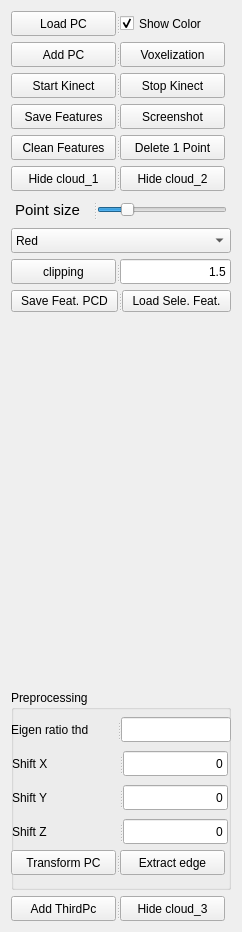
       <widget class="QWidget" name="tab_3">
        <attribute name="title">
         <string>Pt Cloud</string>
        </attribute>
        <layout class="QGridLayout" name="gridLayout_3">
         <item row="12" column="0">
          <widget class="QSplitter" name="splitter_54">
           <property name="orientation">
            <enum>Qt::Horizontal</enum>
           </property>
           <widget class="QPushButton" name="addThirdPc">
            <property name="minimumSize">
             <size>
              <width>105</width>
              <height>25</height>
             </size>
            </property>
            <property name="maximumSize">
             <size>
              <width>105</width>
              <height>25</height>
             </size>
            </property>
            <property name="text">
             <string>Add ThirdPc</string>
            </property>
           </widget>
           <widget class="QPushButton" name="showCloud_3">
            <property name="sizePolicy">
             <sizepolicy hsizetype="Minimum" vsizetype="Minimum">
              <horstretch>0</horstretch>
              <verstretch>0</verstretch>
             </sizepolicy>
            </property>
            <property name="minimumSize">
             <size>
              <width>105</width>
              <height>25</height>
             </size>
            </property>
            <property name="maximumSize">
             <size>
              <width>105</width>
              <height>25</height>
             </size>
            </property>
            <property name="text">
             <string>Hide cloud_3</string>
            </property>
           </widget>
          </widget>
         </item>
         <item row="1" column="0">
          <widget class="QSplitter" name="splitter_3">
           <property name="orientation">
            <enum>Qt::Horizontal</enum>
           </property>
           <widget class="QPushButton" name="add_PC">
            <property name="sizePolicy">
             <sizepolicy hsizetype="Minimum" vsizetype="Minimum">
              <horstretch>0</horstretch>
              <verstretch>0</verstretch>
             </sizepolicy>
            </property>
            <property name="minimumSize">
             <size>
              <width>105</width>
              <height>25</height>
             </size>
            </property>
            <property name="maximumSize">
             <size>
              <width>105</width>
              <height>25</height>
             </size>
            </property>
            <property name="text">
             <string>Add PC</string>
            </property>
           </widget>
           <widget class="QPushButton" name="getVoxel">
            <property name="sizePolicy">
             <sizepolicy hsizetype="Minimum" vsizetype="Minimum">
              <horstretch>0</horstretch>
              <verstretch>0</verstretch>
             </sizepolicy>
            </property>
            <property name="minimumSize">
             <size>
              <width>105</width>
              <height>25</height>
             </size>
            </property>
            <property name="maximumSize">
             <size>
              <width>105</width>
              <height>25</height>
             </size>
            </property>
            <property name="text">
             <string>Voxelization</string>
            </property>
           </widget>
          </widget>
         </item>
         <item row="2" column="0">
          <widget class="QSplitter" name="splitter_4">
           <property name="orientation">
            <enum>Qt::Horizontal</enum>
           </property>
           <widget class="QPushButton" name="StartKinect">
            <property name="sizePolicy">
             <sizepolicy hsizetype="Minimum" vsizetype="Minimum">
              <horstretch>0</horstretch>
              <verstretch>0</verstretch>
             </sizepolicy>
            </property>
            <property name="minimumSize">
             <size>
              <width>105</width>
              <height>25</height>
             </size>
            </property>
            <property name="maximumSize">
             <size>
              <width>105</width>
              <height>25</height>
             </size>
            </property>
            <property name="text">
             <string>Start Kinect</string>
            </property>
           </widget>
           <widget class="QPushButton" name="StopKinect">
            <property name="sizePolicy">
             <sizepolicy hsizetype="Minimum" vsizetype="Minimum">
              <horstretch>0</horstretch>
              <verstretch>0</verstretch>
             </sizepolicy>
            </property>
            <property name="minimumSize">
             <size>
              <width>105</width>
              <height>25</height>
             </size>
            </property>
            <property name="maximumSize">
             <size>
              <width>105</width>
              <height>25</height>
             </size>
            </property>
            <property name="sizeIncrement">
             <size>
              <width>105</width>
              <height>30</height>
             </size>
            </property>
            <property name="text">
             <string>Stop Kinect</string>
            </property>
           </widget>
          </widget>
         </item>
         <item row="3" column="0">
          <widget class="QSplitter" name="splitter_5">
           <property name="orientation">
            <enum>Qt::Horizontal</enum>
           </property>
           <widget class="QPushButton" name="saveFeatures">
            <property name="sizePolicy">
             <sizepolicy hsizetype="Minimum" vsizetype="Minimum">
              <horstretch>105</horstretch>
              <verstretch>30</verstretch>
             </sizepolicy>
            </property>
            <property name="minimumSize">
             <size>
              <width>105</width>
              <height>25</height>
             </size>
            </property>
            <property name="maximumSize">
             <size>
              <width>105</width>
              <height>25</height>
             </size>
            </property>
            <property name="sizeIncrement">
             <size>
              <width>20</width>
              <height>50</height>
             </size>
            </property>
            <property name="text">
             <string>Save Features</string>
            </property>
           </widget>
           <widget class="QPushButton" name="takeScreenshot">
            <property name="sizePolicy">
             <sizepolicy hsizetype="Minimum" vsizetype="Minimum">
              <horstretch>0</horstretch>
              <verstretch>0</verstretch>
             </sizepolicy>
            </property>
            <property name="minimumSize">
             <size>
              <width>105</width>
              <height>25</height>
             </size>
            </property>
            <property name="maximumSize">
             <size>
              <width>105</width>
              <height>25</height>
             </size>
            </property>
            <property name="sizeIncrement">
             <size>
              <width>105</width>
              <height>30</height>
             </size>
            </property>
            <property name="text">
             <string>Screenshot</string>
            </property>
           </widget>
          </widget>
         </item>
         <item row="4" column="0">
          <widget class="QSplitter" name="splitter_6">
           <property name="orientation">
            <enum>Qt::Horizontal</enum>
           </property>
           <widget class="QPushButton" name="cleanFeatures">
            <property name="sizePolicy">
             <sizepolicy hsizetype="Minimum" vsizetype="Minimum">
              <horstretch>105</horstretch>
              <verstretch>30</verstretch>
             </sizepolicy>
            </property>
            <property name="minimumSize">
             <size>
              <width>0</width>
              <height>25</height>
             </size>
            </property>
            <property name="maximumSize">
             <size>
              <width>105</width>
              <height>25</height>
             </size>
            </property>
            <property name="text">
             <string>Clean Features</string>
            </property>
           </widget>
           <widget class="QPushButton" name="delOnePt">
            <property name="sizePolicy">
             <sizepolicy hsizetype="Minimum" vsizetype="Minimum">
              <horstretch>105</horstretch>
              <verstretch>30</verstretch>
             </sizepolicy>
            </property>
            <property name="minimumSize">
             <size>
              <width>105</width>
              <height>25</height>
             </size>
            </property>
            <property name="maximumSize">
             <size>
              <width>105</width>
              <height>25</height>
             </size>
            </property>
            <property name="text">
             <string>Delete 1 Point</string>
            </property>
           </widget>
          </widget>
         </item>
         <item row="5" column="0">
          <widget class="QSplitter" name="splitter_7">
           <property name="orientation">
            <enum>Qt::Horizontal</enum>
           </property>
           <widget class="QPushButton" name="showCloud_1">
            <property name="minimumSize">
             <size>
              <width>105</width>
              <height>25</height>
             </size>
            </property>
            <property name="maximumSize">
             <size>
              <width>105</width>
              <height>25</height>
             </size>
            </property>
            <property name="text">
             <string>Hide cloud_1</string>
            </property>
           </widget>
           <widget class="QPushButton" name="showCloud_2">
            <property name="sizePolicy">
             <sizepolicy hsizetype="Minimum" vsizetype="Minimum">
              <horstretch>0</horstretch>
              <verstretch>0</verstretch>
             </sizepolicy>
            </property>
            <property name="minimumSize">
             <size>
              <width>105</width>
              <height>25</height>
             </size>
            </property>
            <property name="maximumSize">
             <size>
              <width>105</width>
              <height>25</height>
             </size>
            </property>
            <property name="text">
             <string>Hide cloud_2</string>
            </property>
           </widget>
          </widget>
         </item>
         <item row="6" column="0">
          <widget class="QSplitter" name="splitter">
           <property name="sizePolicy">
            <sizepolicy hsizetype="Minimum" vsizetype="Preferred">
             <horstretch>0</horstretch>
             <verstretch>0</verstretch>
            </sizepolicy>
           </property>
           <property name="minimumSize">
            <size>
             <width>220</width>
             <height>0</height>
            </size>
           </property>
           <property name="orientation">
            <enum>Qt::Horizontal</enum>
           </property>
           <widget class="QLabel" name="label_PtSize">
            <property name="sizePolicy">
             <sizepolicy hsizetype="Minimum" vsizetype="Minimum">
              <horstretch>30</horstretch>
              <verstretch>0</verstretch>
             </sizepolicy>
            </property>
            <property name="minimumSize">
             <size>
              <width>70</width>
              <height>25</height>
             </size>
            </property>
            <property name="maximumSize">
             <size>
              <width>70</width>
              <height>25</height>
             </size>
            </property>
            <property name="font">
             <font>
              <pointsize>11</pointsize>
              <weight>50</weight>
              <italic>false</italic>
              <bold>false</bold>
             </font>
            </property>
            <property name="text">
             <string>Point size</string>
            </property>
           </widget>
           <widget class="QSlider" name="horizontalSlider_p">
            <property name="sizePolicy">
             <sizepolicy hsizetype="Expanding" vsizetype="Preferred">
              <horstretch>0</horstretch>
              <verstretch>0</verstretch>
             </sizepolicy>
            </property>
            <property name="minimumSize">
             <size>
              <width>130</width>
              <height>25</height>
             </size>
            </property>
            <property name="maximumSize">
             <size>
              <width>130</width>
              <height>25</height>
             </size>
            </property>
            <property name="minimum">
             <number>1</number>
            </property>
            <property name="maximum">
             <number>6</number>
            </property>
            <property name="value">
             <number>2</number>
            </property>
            <property name="orientation">
             <enum>Qt::Horizontal</enum>
            </property>
           </widget>
          </widget>
         </item>
         <item row="7" column="0">
          <widget class="QComboBox" name="comboBox">
           <property name="minimumSize">
            <size>
             <width>220</width>
             <height>25</height>
            </size>
           </property>
           <property name="maximumSize">
            <size>
             <width>220</width>
             <height>25</height>
            </size>
           </property>
           <item>
            <property name="text">
             <string>Red</string>
            </property>
           </item>
           <item>
            <property name="text">
             <string>Green</string>
            </property>
           </item>
           <item>
            <property name="text">
             <string>Blue</string>
            </property>
           </item>
           <item>
            <property name="text">
             <string>Cyan</string>
            </property>
           </item>
           <item>
            <property name="text">
             <string>Magenta</string>
            </property>
           </item>
           <item>
            <property name="text">
             <string>Black</string>
            </property>
           </item>
           <item>
            <property name="text">
             <string>Write</string>
            </property>
           </item>
          </widget>
         </item>
         <item row="8" column="0">
          <widget class="QSplitter" name="splitter_43">
           <property name="minimumSize">
            <size>
             <width>220</width>
             <height>25</height>
            </size>
           </property>
           <property name="maximumSize">
            <size>
             <width>16777215</width>
             <height>27</height>
            </size>
           </property>
           <property name="orientation">
            <enum>Qt::Horizontal</enum>
           </property>
           <widget class="QPushButton" name="clipPC">
            <property name="minimumSize">
             <size>
              <width>105</width>
              <height>25</height>
             </size>
            </property>
            <property name="maximumSize">
             <size>
              <width>105</width>
              <height>25</height>
             </size>
            </property>
            <property name="text">
             <string>clipping</string>
            </property>
           </widget>
           <widget class="QLineEdit" name="clipThreshold">
            <property name="text">
             <string>1.5</string>
            </property>
            <property name="alignment">
             <set>Qt::AlignRight|Qt::AlignTrailing|Qt::AlignVCenter</set>
            </property>
           </widget>
          </widget>
         </item>
         <item row="9" column="0">
          <widget class="QSplitter" name="splitter_42">
           <property name="maximumSize">
            <size>
             <width>16777215</width>
             <height>16777215</height>
            </size>
           </property>
           <property name="orientation">
            <enum>Qt::Horizontal</enum>
           </property>
           <widget class="QPushButton" name="saveFeaturePCD">
            <property name="text">
             <string>Save Feat. PCD</string>
            </property>
           </widget>
           <widget class="QPushButton" name="loadSelectedFeat">
            <property name="text">
             <string>Load Sele. Feat.</string>
            </property>
           </widget>
          </widget>
         </item>
         <item row="10" column="0">
          <spacer name="verticalSpacer">
           <property name="orientation">
            <enum>Qt::Vertical</enum>
           </property>
           <property name="sizeHint" stdset="0">
            <size>
             <width>17</width>
             <height>372</height>
            </size>
           </property>
          </spacer>
         </item>
         <item row="11" column="0">
          <widget class="QGroupBox" name="groupBox_3">
           <property name="minimumSize">
            <size>
             <width>0</width>
             <height>200</height>
            </size>
           </property>
           <property name="title">
            <string>Preprocessing</string>
           </property>
           <widget class="QSplitter" name="splitter_36">
            <property name="geometry">
             <rect>
              <x>0</x>
              <y>27</y>
              <width>220</width>
              <height>25</height>
             </rect>
            </property>
            <property name="minimumSize">
             <size>
              <width>220</width>
              <height>25</height>
             </size>
            </property>
            <property name="maximumSize">
             <size>
              <width>16777215</width>
              <height>25</height>
             </size>
            </property>
            <property name="orientation">
             <enum>Qt::Horizontal</enum>
            </property>
            <widget class="QLabel" name="label">
             <property name="minimumSize">
              <size>
               <width>105</width>
               <height>25</height>
              </size>
             </property>
             <property name="maximumSize">
              <size>
               <width>16777215</width>
               <height>25</height>
              </size>
             </property>
             <property name="text">
              <string>Eigen ratio thd</string>
             </property>
            </widget>
            <widget class="QLineEdit" name="lineEdit">
             <property name="minimumSize">
              <size>
               <width>0</width>
               <height>25</height>
              </size>
             </property>
             <property name="maximumSize">
              <size>
               <width>16777215</width>
               <height>25</height>
              </size>
             </property>
            </widget>
           </widget>
           <widget class="QSplitter" name="splitter_44">
            <property name="geometry">
             <rect>
              <x>0</x>
              <y>95</y>
              <width>220</width>
              <height>25</height>
             </rect>
            </property>
            <property name="minimumSize">
             <size>
              <width>220</width>
              <height>25</height>
             </size>
            </property>
            <property name="maximumSize">
             <size>
              <width>216</width>
              <height>25</height>
             </size>
            </property>
            <property name="sizeIncrement">
             <size>
              <width>220</width>
              <height>25</height>
             </size>
            </property>
            <property name="orientation">
             <enum>Qt::Horizontal</enum>
            </property>
            <widget class="QLabel" name="shiftY">
             <property name="minimumSize">
              <size>
               <width>105</width>
               <height>25</height>
              </size>
             </property>
             <property name="maximumSize">
              <size>
               <width>105</width>
               <height>25</height>
              </size>
             </property>
             <property name="text">
              <string>Shift Y</string>
             </property>
            </widget>
            <widget class="QLineEdit" name="shiftY_val">
             <property name="maximumSize">
              <size>
               <width>105</width>
               <height>25</height>
              </size>
             </property>
             <property name="sizeIncrement">
              <size>
               <width>105</width>
               <height>25</height>
              </size>
             </property>
             <property name="text">
              <string>0</string>
             </property>
             <property name="alignment">
              <set>Qt::AlignRight|Qt::AlignTrailing|Qt::AlignVCenter</set>
             </property>
            </widget>
           </widget>
           <widget class="QSplitter" name="splitter_45">
            <property name="geometry">
             <rect>
              <x>0</x>
              <y>129</y>
              <width>220</width>
              <height>25</height>
             </rect>
            </property>
            <property name="minimumSize">
             <size>
              <width>220</width>
              <height>25</height>
             </size>
            </property>
            <property name="maximumSize">
             <size>
              <width>216</width>
              <height>25</height>
             </size>
            </property>
            <property name="sizeIncrement">
             <size>
              <width>220</width>
              <height>25</height>
             </size>
            </property>
            <property name="orientation">
             <enum>Qt::Horizontal</enum>
            </property>
            <widget class="QLabel" name="shiftZ">
             <property name="minimumSize">
              <size>
               <width>105</width>
               <height>25</height>
              </size>
             </property>
             <property name="maximumSize">
              <size>
               <width>105</width>
               <height>25</height>
              </size>
             </property>
             <property name="text">
              <string>Shift Z</string>
             </property>
            </widget>
            <widget class="QLineEdit" name="shiftZ_val">
             <property name="maximumSize">
              <size>
               <width>105</width>
               <height>25</height>
              </size>
             </property>
             <property name="sizeIncrement">
              <size>
               <width>105</width>
               <height>25</height>
              </size>
             </property>
             <property name="text">
              <string>0</string>
             </property>
             <property name="alignment">
              <set>Qt::AlignRight|Qt::AlignTrailing|Qt::AlignVCenter</set>
             </property>
            </widget>
           </widget>
           <widget class="QSplitter" name="splitter_35">
            <property name="geometry">
             <rect>
              <x>0</x>
              <y>61</y>
              <width>220</width>
              <height>25</height>
             </rect>
            </property>
            <property name="minimumSize">
             <size>
              <width>220</width>
              <height>25</height>
             </size>
            </property>
            <property name="maximumSize">
             <size>
              <width>216</width>
              <height>25</height>
             </size>
            </property>
            <property name="sizeIncrement">
             <size>
              <width>220</width>
              <height>25</height>
             </size>
            </property>
            <property name="orientation">
             <enum>Qt::Horizontal</enum>
            </property>
            <widget class="QLabel" name="shiftX">
             <property name="minimumSize">
              <size>
               <width>105</width>
               <height>25</height>
              </size>
             </property>
             <property name="maximumSize">
              <size>
               <width>105</width>
               <height>25</height>
              </size>
             </property>
             <property name="text">
              <string>Shift X</string>
             </property>
            </widget>
            <widget class="QLineEdit" name="shiftX_val">
             <property name="maximumSize">
              <size>
               <width>105</width>
               <height>25</height>
              </size>
             </property>
             <property name="sizeIncrement">
              <size>
               <width>105</width>
               <height>25</height>
              </size>
             </property>
             <property name="text">
              <string>0</string>
             </property>
             <property name="alignment">
              <set>Qt::AlignRight|Qt::AlignTrailing|Qt::AlignVCenter</set>
             </property>
            </widget>
           </widget>
           <widget class="QSplitter" name="splitter_46">
            <property name="geometry">
             <rect>
              <x>0</x>
              <y>160</y>
              <width>215</width>
              <height>25</height>
             </rect>
            </property>
            <property name="orientation">
             <enum>Qt::Horizontal</enum>
            </property>
            <widget class="QPushButton" name="transformPc">
             <property name="minimumSize">
              <size>
               <width>105</width>
               <height>25</height>
              </size>
             </property>
             <property name="maximumSize">
              <size>
               <width>105</width>
               <height>25</height>
              </size>
             </property>
             <property name="text">
              <string>Transform PC</string>
             </property>
            </widget>
            <widget class="QPushButton" name="extractEdge_1">
             <property name="minimumSize">
              <size>
               <width>95</width>
               <height>25</height>
              </size>
             </property>
             <property name="maximumSize">
              <size>
               <width>105</width>
               <height>25</height>
              </size>
             </property>
             <property name="text">
              <string>Extract edge</string>
             </property>
            </widget>
           </widget>
           <zorder>transformPc</zorder>
           <zorder>splitter_35</zorder>
           <zorder>extractEdge_1</zorder>
           <zorder>splitter_36</zorder>
           <zorder>splitter_44</zorder>
           <zorder>splitter_45</zorder>
          </widget>
         </item>
         <item row="0" column="0">
          <widget class="QSplitter" name="splitter_2">
           <property name="orientation">
            <enum>Qt::Horizontal</enum>
           </property>
           <widget class="QPushButton" name="LoadPC">
            <property name="sizePolicy">
             <sizepolicy hsizetype="Minimum" vsizetype="Minimum">
              <horstretch>0</horstretch>
              <verstretch>0</verstretch>
             </sizepolicy>
            </property>
            <property name="minimumSize">
             <size>
              <width>105</width>
              <height>25</height>
             </size>
            </property>
            <property name="maximumSize">
             <size>
              <width>105</width>
              <height>25</height>
             </size>
            </property>
            <property name="text">
             <string>Load PC</string>
            </property>
           </widget>
           <widget class="QCheckBox" name="chkbox_withColor">
            <property name="sizePolicy">
             <sizepolicy hsizetype="Minimum" vsizetype="Minimum">
              <horstretch>0</horstretch>
              <verstretch>0</verstretch>
             </sizepolicy>
            </property>
            <property name="minimumSize">
             <size>
              <width>105</width>
              <height>25</height>
             </size>
            </property>
            <property name="maximumSize">
             <size>
              <width>105</width>
              <height>25</height>
             </size>
            </property>
            <property name="text">
             <string>Show Color</string>
            </property>
            <property name="checked">
             <bool>true</bool>
            </property>
           </widget>
          </widget>
         </item>
        </layout>
       </widget>
